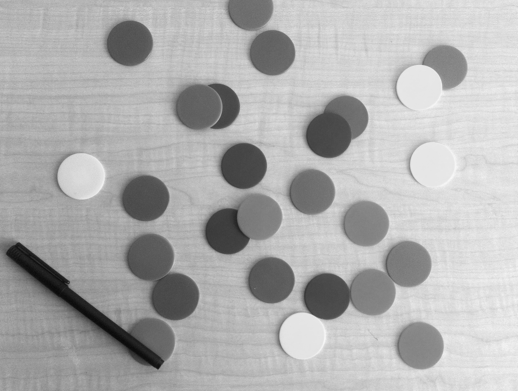
%> input picture Lab3-Intensity-transformation-main/Lab3-Intensity-transformation-main/assets/circles.tif, 518 x 391 px
$ octave lab3_task7_2.m   (GNU Octave 9; MATLAB toolbox functions it lacks are replaced by stand-ins)
%> lines starting %> are read from the running program, lines starting %| are printed output that depends on the picture; in (x1, y1, x2, y2) boxes, pixels count from 0 and x2, y2 are one past the last pixel; in counts of white or black regions, pixels touching at a corner belong together; the program's own positions count from 1
clear all
close all
f = imread('../assets/circles.tif');
%> f is the input picture: size 391x518 uint8; min 10, max 247, mean 174.9
f_original = f;  % Keep original for comparison

% Noise reduction using Median filter
f_median = medfilt2(f, [7 7], 'zeros');

% Contrast enhancement using histogram equalisation
f_histeq = histeq(f_median);
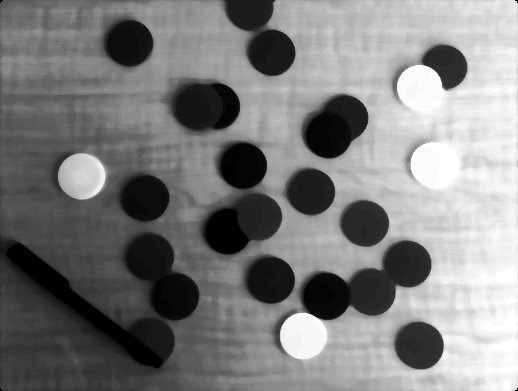
%> f_histeq: size 391x518 uint8; min 0, max 255, mean 126.6

f_double = im2double(f_histeq);
v_sobel = fspecial('sobel');
h_sobel = v_sobel;

gx = imfilter(f_double, h_sobel, 'replicate');
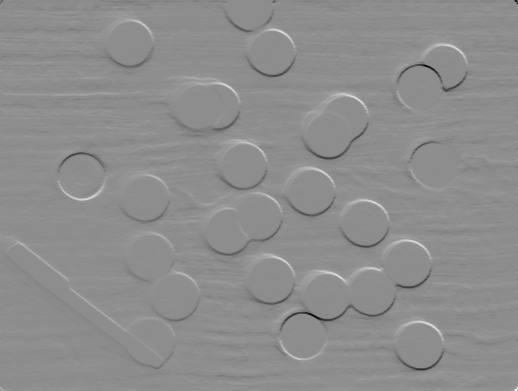
%> gx: size 391x518 double; min -3.38, max 2.7, mean 0.00101; drawn with min black and max white
gy = imfilter(f_double, v_sobel, 'replicate');
gradient_mag= sqrt(gx.^2 + gy.^2);
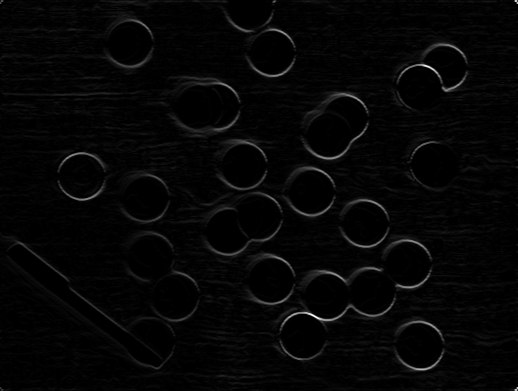
%> gradient_mag: size 391x518 double; min 0, max 4.79, mean 0.111; drawn with min black and max white

% Threshold using Otsu's method
threshold = graythresh(gradient_mag);
%> threshold = 0.406
edges_binary = imbinarize(gradient_mag, threshold);
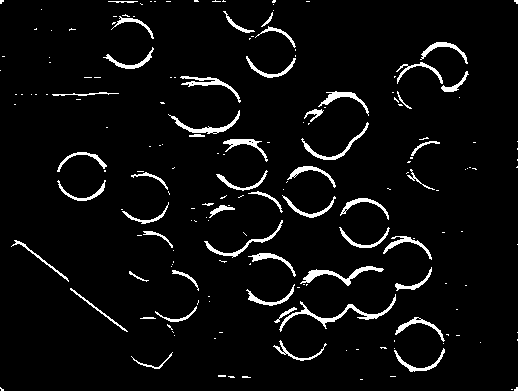
%> edges_binary: size 391x518 logical; 4.7% white; 183 white regions (131 under 20 px), largest, box (x1, y1, x2, y2) and area: (279, 294, 396, 332) 547, (300, 266, 384, 286) 429, (168, 110, 240, 134) 334

% Mask out brush
[rows, cols] = size(f);
%> rows = 391; cols = 518
mask = true(rows, cols);
mask(240:391, 1:130) = false;
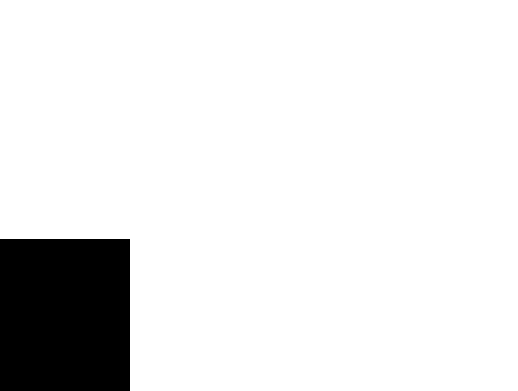
%> mask: size 391x518 logical; 90.2% white; 1 black region, box (x1, y1, x2, y2) and area: (0, 239, 130, 391) 19760
edges_binary = edges_binary & mask;

% Clean up with morphology
edges_final = bwareaopen(edges_binary, 25);
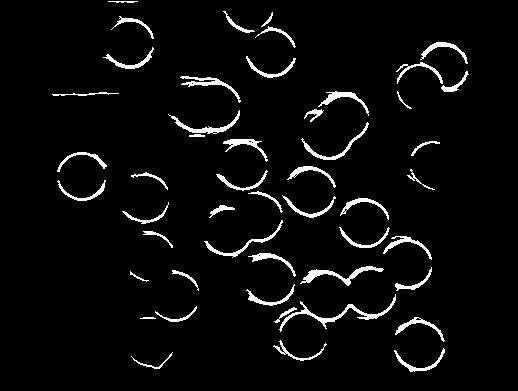
%> edges_final: size 391x518 logical; 4.3% white; 49 white regions, largest, box (x1, y1, x2, y2) and area: (279, 294, 396, 332) 547, (300, 266, 384, 286) 429, (168, 110, 240, 134) 334
%edges_final = imclose(edges_cleaned, strel('disk', 2));

figure; montage({f, f_median, mat2gray(gradient_mag), edges_final}, 'Size', [1 4]);
%> after `montage({f, f_median, mat2gray(gradient_mag), edges_final}, 'Size', [1`:
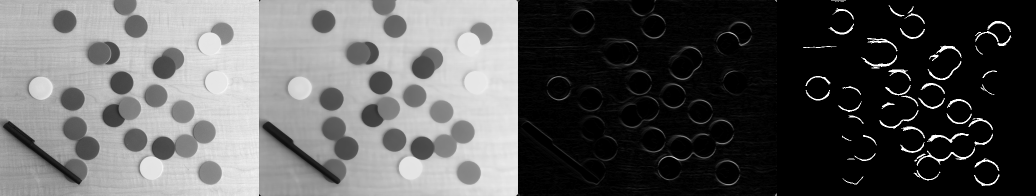
%> displayed picture: size 391x2072, on the screen's scale of 0 to 255 (shown at 1/2 size); min 0, max 255, mean 91.7
title("(1): Original image, (2): Noise reduced image, (3): Sobel gradient, (4): Edge detected image")
